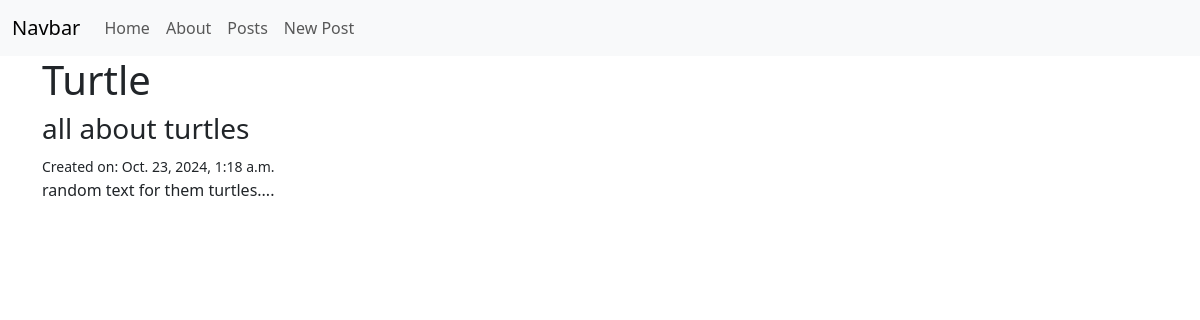
Page /posts/2/ on the committed database.
### posts/models.py (models this page shows, shortened)
class Post(models.Model):                                   # inheritance
    title = models.CharField(max_length=128)                # composition
    subtitle = models.CharField(max_length=256)             # composition
    body = models.TextField()                               # composition
    created_on = models.DateTimeField(auto_now_add=True)    # composition

### posts/views.py (the view)
# urls.py: path("<int:pk>/", views.PostDetailView.as_view(), name="detail"),
class PostDetailView(DetailView):
    template_name = 'posts/detail.html'
    model = Post

### templates/posts/detail.html (shortened to what this page needs)
{% extends 'base.html' %}
{% block content %}
<h1>{{ post.title}}</h1>
<h3>{{ post.subtitle}}</h3>
<small>Created on: {{ post.created_on}}</small>
<p>{{ post.body}}</p>
{% endblock content %}

### rows in the picture
Post: title "Turtle", subtitle "all about turtles", created_on "Oct. 23, 2024, 1:18 a.m.", body "random text for them turtles...."
